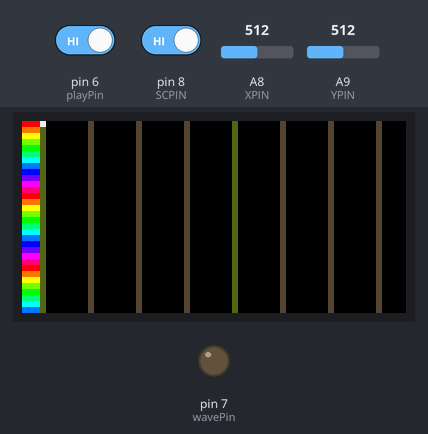
Bench run of a sketch on a simulated Arduino Mega 2560, built with avr-gcc and run on an emulated ATmega2560. Shown: 64×32 colour display, output pins drawn as LEDs (lit = HIGH). Inputs (shaded band) come from the test bench; at power-on: pin 8 (SCPIN) HIGH, A8 (XPIN) = 512, pin 6 (playPin) HIGH, A9 (YPIN) = 512. What the sketch prints to the serial monitor is not drawn.

Above: at 1.3 s.
1.4 s: pin 8 (SCPIN) driven LOW
At 1.64 s:
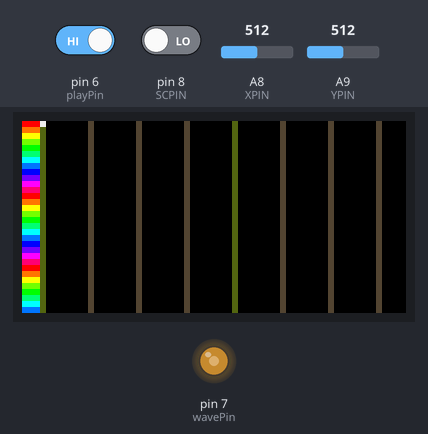
3.3 s: A8 (XPIN) set to 716
At 3.5 s:
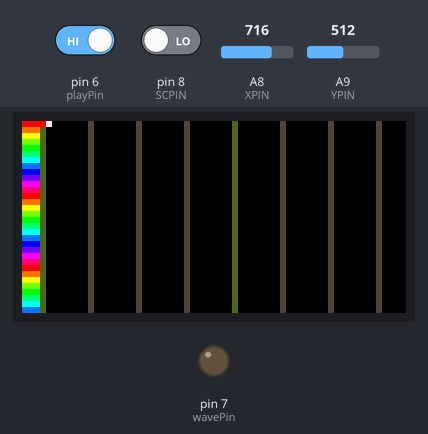
4.8 s: pin 6 (playPin) driven LOW
At 5.47 s:
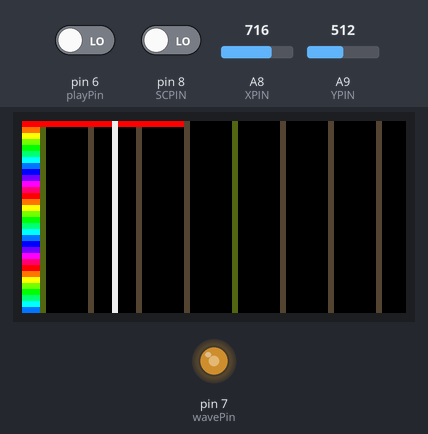
Timing chart, 0 to 7.8 s (numbered marks = the images above; inputs shaded):
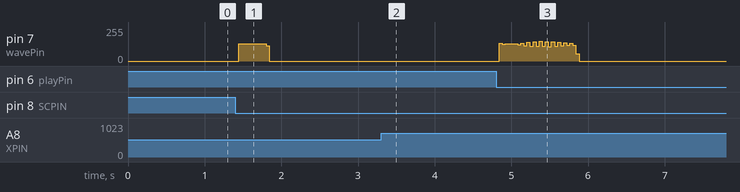

The sketch:

task4_4.ino
```cpp
#include <RGBmatrixPanel.h>  // LEDマトリクスのライブラリ
#include <TimerThree.h>

// 以下LEDマトリクスのポートの設定
const int CLK = 11;
const int OE = 9;
const int LAT = 10;
const int A = A0;
const int B = A1;
const int C = A2;
const int D = A3;

int pointerX, pointerY;  // 現在のポインタが指す場所を管理(X -> 横, Y -> 縦)
int directX, directY;    // joystickの倒している方向を管理
unsigned long baseTime;  // センタークリックの時間管理に用いる
int leftEdge = -3;       // 左端の位置
int nLeftEdge;  // playingモードからeditモードに復帰する際に使うleftEdge

RGBmatrixPanel matrix(A, B, C, D, CLK, LAT, OE, false,
                      64);  // RGBmatrixPanelのインスタンスを生成
uint16_t black = matrix.Color888(0, 0, 0);  // 黒色の設定
const uint16_t pointerColor =
    matrix.Color888(230, 230, 230);  // ポインタの色の設定
const uint16_t vLine1Color =
    matrix.Color888(90, 100, 20);  // 小節の線(粗めに分割)の色
const uint16_t vLine2Color =
    matrix.Color888(85, 65, 55);  // 小節の線(細かく分割)の色

const int pitchColor[12][3] = {{240, 0, 0},   {240, 120, 0}, {240, 240, 0},
                               {120, 240, 0}, {0, 240, 0},   {0, 240, 120},
                               {0, 240, 240}, {0, 120, 240}, {0, 0, 240},
                               {120, 0, 240}, {240, 0, 240}, {240, 0, 120}};
// ↑音階(C~A)による色の設定
uint16_t midiColor[32];
// ↑一番下から上までの行ごとのLEDの色の設定

const int miniNote = 32;    // 音の長さの最小単位(miniNote分音符)
const int measureSize = 4;  // 全体で何小節か
const int noteSize = miniNote * measureSize;  // notesのサイズ

int notes[noteSize];
// ↑楽譜を格納。各列当たりどの行にノーツが入っているか保持する。これが-1のときどの行にもノーツはない。

// 以下joystickのピンの設定
const int XPIN = A8;
const int YPIN = A9;
const int SCPIN = 8;
int nowSC;
const int maxSizeX = 64;
const int maxSizeY = 32;

// 以下演奏の際の設定
bool playing = false;
const int BPM = 180;
unsigned long tmptime;
unsigned long base;
int playLine = 0;
float waveF[32];
volatile int mainWave = LOW;
bool isStop = false;  // 一時停止中かどうか
bool mute = true; // 無音中かどうか
bool isTest = false; // 試聴中かどうか
const int testTime = 400;
unsigned long testBase;
int basePlaySw = HIGH;

const int wavePin = 7;
const int playPin = 6;

bool firstInput = true;
int baseSC = LOW;

int vLine1[measureSize];
int vLine2[3 * measureSize];

void setup() {
    pinMode(XPIN, INPUT);      // A0ピンを入力に(省略可)
    pinMode(YPIN, INPUT);      // A1ピンを入力に(省略可)
    pinMode(SCPIN, INPUT);     // D2ピンをプルアップして入力に
    pinMode(wavePin, OUTPUT);  // 波形出力のピンを設定
    pinMode(playPin, INPUT);
    directX = 0;
    directY = 0;
    pointerX = 0;
    pointerY = 0;
    void drawVLine();
    for (int i = 0; i < 32; i++) {
        midiColor[i] =
            matrix.Color888(pitchColor[i % 12][0], pitchColor[i % 12][1],
                            pitchColor[i % 12][2]);
    }
    for (int i = 0; i < noteSize; i++) {
        notes[i] = -1;
    }
    decideVLine();
    matrix.begin();
    for (int i = 0; i < 3; i++) {
        for (int j = 0; j < 32; j++) {
            matrix.drawPixel(i, j, midiColor[j]);
        }
    }
    Serial.begin(9600);
    drawVeLine();

    for (int i = 0; i < 32; i++) {
        waveF[i] = getWaveF(31 - i);
    }

    base = 60000 / (BPM * 8);

    Timer3.initialize(1000000);  // マイクロ秒単位で設定
    Timer3.attachInterrupt(reverse);
    firstView(playing);
}

void loop() {
    if (playing) {
        if (isStop) {
            int nowPlaySw = digitalRead(playPin);
            if (nowPlaySw == LOW && basePlaySw == HIGH) {
                isStop = false;
            }
            basePlaySw = nowPlaySw;
            return;
        }
        if (playLine < noteSize - 1) {
            Serial.println(1);
            unsigned long now = millis();
            int nowPlaySw = digitalRead(playPin);
            if (nowPlaySw == LOW && basePlaySw == HIGH) {
                isStop = true;
                basePlaySw = nowPlaySw;
                mute = true;
                return;
            }
            basePlaySw = nowPlaySw;
            if (now - tmptime >= base) {
                tmptime = now;
                if ((playLine << 11) == 0) {
                    for (int j = 0; j < 32; j++) {
                        matrix.drawPixel(playLine - leftEdge, j, vLine1Color);
                    }
                } else if ((playLine << 13) == 0) {
                    for (int j = 0; j < 32; j++) {
                        matrix.drawPixel(playLine - leftEdge, j, vLine2Color);
                    }
                } else {
                    for (int j = 0; j < 32; j++) {
                        matrix.drawPixel(playLine - leftEdge, j, black);
                    }
                }
                if (notes[playLine] != -1) {
                    matrix.drawPixel(playLine - leftEdge, notes[playLine],
                                     midiColor[notes[playLine]]);
                }
                playLine++;
                if (playLine - leftEdge >= 61 && leftEdge < noteSize - 61) {
                    wholeMove(32);
                }
                for (int j = 0; j < 32; j++) {
                    matrix.drawPixel(playLine - leftEdge, j, pointerColor);
                }
            }
            if (notes[playLine] == -1) {
                mute = true;
            } else {
                mute = false;
                Timer3.initialize(m(waveF[notes[playLine]]));
            }
        } else {
            mute = true;
            leftEdge = nLeftEdge;
            playing = false;
            firstView(false);
        }
    } else {
        int nowPlaySw = digitalRead(playPin);
        if (nowPlaySw == LOW && basePlaySw == HIGH) {
            tmptime = millis();
            playLine = 0;
            if (notes[playLine] == -1) {
                mute = true;
            } else {
                mute = false;
                Timer3.initialize(m(waveF[notes[playLine]]));
            }
            nLeftEdge = leftEdge;
            leftEdge = -3;
            base = 60000 / (BPM * 8);
            firstView(true);
            playing = true;
            basePlaySw = nowPlaySw;
            return;
        }
        basePlaySw = nowPlaySw;

        int newPosX = analogRead(XPIN);
        int newPosY = analogRead(YPIN);
        nowSC = digitalRead(SCPIN);
        /* // デバッグ用
        if (nowSC == HIGH){
          Serial.println(1);
        } else {
          Serial.println(0);
        }
        */
        if (isTest){
            unsigned long now = millis();
            if (now - testBase >= testTime){
                isTest = false;
                mute = true;
                Serial.println(now);
            }
        }
        if (nowSC == LOW && baseSC == HIGH) {
            if (notes[pointerX] == pointerY) {
                notes[pointerX] = -1;
            } else if (notes[pointerX] != -1) {
                if ((pointerX << 11) == 0) {
                    matrix.drawPixel(pointerX - leftEdge, notes[pointerX],
                                     vLine1Color);
                } else if ((pointerX << 13) == 0) {
                    matrix.drawPixel(pointerX - leftEdge, notes[pointerX],
                                     vLine2Color);
                } else {
                    matrix.drawPixel(pointerX - leftEdge, notes[pointerX],
                                     black);
                }
                notes[pointerX] = pointerY;
            } else {
                notes[pointerX] = pointerY;
            }
            Timer3.initialize(m(waveF[pointerY]));
            testBase = millis();
            mute = false;
            isTest = true;
            Serial.println(testBase);
        }
        baseSC = nowSC;
        int newDirectX = (newPosX - 512 >= 0);
        int newDirectY = (newPosY - 512 <= 0);

        if (newDirectX) {
            if (abs(newPosX - 512) <= 200) {
                newDirectX = 0;
            }
        } else {
            if (abs(newPosX - 512) > 200) {
                newDirectX = -1;
            }
        }

        if (newDirectY) {
            if (abs(newPosY - 512) <= 200) {
                newDirectY = 0;
            }
        } else {
            if (abs(newPosY - 512) > 200) {
                newDirectY = -1;
            }
        }

        if (newDirectX != directX || newDirectY != directY) {
            baseTime = millis();
            firstInput = true;
            directX = newDirectX;
            directY = newDirectY;
            pixelMove();
        } else if (firstInput) {
            unsigned long nowTime = millis();
            if (nowTime - baseTime > 400) {
                pixelMove();
                firstInput = false;
                baseTime = nowTime;
            }
        } else {
            unsigned long nowTime = millis();
            if (nowTime - baseTime > 50) {
                pixelMove();
                baseTime = nowTime;
            }
        }
    }
}

void wholeMove(int moveVel) {
    matrix.fillScreen(black);
    leftEdge += moveVel;
    drawVeLine();

    for (int i = 0; i < 64; i++) {
        if (i + leftEdge <= -1 || i + leftEdge >= noteSize) {
            for (int j = 0; j < 32; j++) {
                matrix.drawPixel(i, j, midiColor[j]);
            }
        } else if (notes[i + leftEdge] != -1) {
            matrix.drawPixel(i, notes[i + leftEdge],
                             midiColor[notes[i + leftEdge]]);
        }
    }
}

void pixelMove() {
    int tempPointerX = max(min(pointerX + directX, noteSize - 1), 0);
    int tempPointerY = max(min(pointerY + directY, maxSizeY - 1), 0);
    matrix.drawPixel(pointerX - leftEdge, pointerY, black);
    if (tempPointerX - leftEdge >= 61 && leftEdge < noteSize - 61) {
        wholeMove(32);
    } else if (tempPointerX - leftEdge < 3 && leftEdge > -3) {
        wholeMove(-32);
    } else if (notes[pointerX] == pointerY) {
        matrix.drawPixel(pointerX - leftEdge, pointerY, midiColor[pointerY]);
    } else if ((pointerX << 11) == 0) {
        matrix.drawPixel(pointerX - leftEdge, pointerY, vLine1Color);
    } else if ((pointerX << 13) == 0) {
        matrix.drawPixel(pointerX - leftEdge, pointerY, vLine2Color);
    }
    pointerX = tempPointerX;
    pointerY = tempPointerY;
    matrix.drawPixel(pointerX - leftEdge, pointerY, pointerColor);
    if (directX != 0 && directY == 0) {
        if (nowSC == LOW) {
            if (notes[pointerX] == pointerY) {
                notes[pointerX] = -1;
            } else if (notes[pointerX] != -1) {
                if ((pointerX << 11) == 0) {
                    matrix.drawPixel(pointerX - leftEdge, notes[pointerX],
                                     vLine1Color);
                } else if ((pointerX << 13) == 0) {
                    matrix.drawPixel(pointerX - leftEdge, notes[pointerX],
                                     vLine2Color);
                } else {
                    matrix.drawPixel(pointerX - leftEdge, notes[pointerX],
                                     black);
                }
                notes[pointerX] = pointerY;
            } else {
                notes[pointerX] = pointerY;
            }
        }
    }
}

void drawVeLine() {
    int t = decideVLine();
    while (t < leftEdge + 64 && t < noteSize) {
        if ((t << 11) == 0) {
            for (int j = 0; j < 32; j++) {
                matrix.drawPixel(t - leftEdge, j, vLine1Color);
            }
        } else {
            for (int j = 0; j < 32; j++) {
                matrix.drawPixel(t - leftEdge, j, vLine2Color);
            }
        }
        t += 8;
    }
}

int decideVLine() {
    int firstVLine1 = ((leftEdge + 7) / 8) * 8;
    return firstVLine1;
}

float getWaveF(int i) {
    float f = 220;
    return pow(2, (float)(i - 9) / 12) * f;
}
int m(float f) { return int(1000000 / (2 * f)); }

void reverse() {
    if (mute){
        return;
    }
    if (mainWave == HIGH) {
        mainWave = LOW;
    } else {
        mainWave = HIGH;
    }
    digitalWrite(wavePin, mainWave);
}

void firstView(bool isPlaying) {  // 状態が変わる際に最初の画面を出す。
    matrix.fillScreen(black);
    if (leftEdge <
        0) {  // 左端の虹色
        for (int i = leftEdge; i < 0; i++) {
            for (int j = 0; j < 32; j++) {
                matrix.drawPixel(i - leftEdge, j, midiColor[j]);
            }
        }
    }
    if (leftEdge + 31 >= noteSize) { // 右端の虹色
        for (int i = 31; i + leftEdge >= noteSize; i--) {
            for (int j = 0; j < 32; j++) {
                matrix.drawPixel(i, j, midiColor[j]);
            }
        }
    }
    drawVeLine();
    if (isPlaying) {
        for (int i = 0; i < 32; i++) {
            matrix.drawPixel(playLine - leftEdge, i, pointerColor);
        }
    } else {
        matrix.drawPixel(pointerX - leftEdge, pointerY, pointerColor);
    }
    for (int i = 0; i < 64; i++) {
        if (i + leftEdge < 0 || i + leftEdge >= noteSize) {
            continue;
        }
        matrix.drawPixel(i, notes[i + leftEdge],
                         midiColor[notes[i + leftEdge]]);
    }
}
```

Measured:
- after the input at 1.4 s, pin 7 (wavePin): 0/255 → 129/255 at once, → 0/255 0.36 s later
- after the input at 3.3 s, the display: changes at once (image 2)
